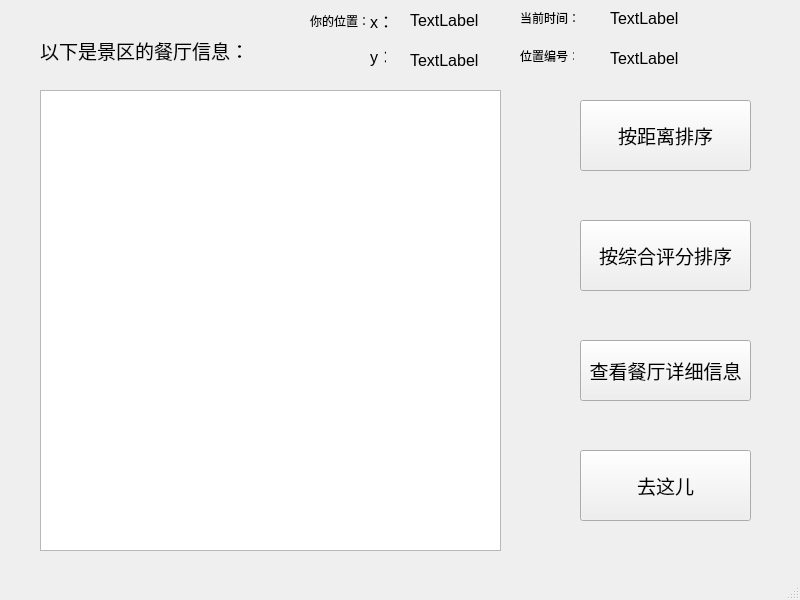
<?xml version="1.0" encoding="UTF-8"?>
<ui version="4.0">
 <class>Renut</class>
 <widget class="QMainWindow" name="Renut">
  <property name="geometry">
   <rect>
    <x>0</x>
    <y>0</y>
    <width>800</width>
    <height>600</height>
   </rect>
  </property>
  <property name="windowTitle">
   <string>MainWindow</string>
  </property>
  <widget class="QWidget" name="centralwidget">
   <widget class="QLabel" name="label">
    <property name="geometry">
     <rect>
      <x>40</x>
      <y>20</y>
      <width>441</width>
      <height>61</height>
     </rect>
    </property>
    <property name="font">
     <font>
      <family>Arial</family>
      <pointsize>14</pointsize>
     </font>
    </property>
    <property name="text">
     <string>以下是景区的餐厅信息：</string>
    </property>
   </widget>
   <widget class="QPushButton" name="sort_len">
    <property name="geometry">
     <rect>
      <x>580</x>
      <y>100</y>
      <width>171</width>
      <height>71</height>
     </rect>
    </property>
    <property name="font">
     <font>
      <family>Arial</family>
      <pointsize>14</pointsize>
     </font>
    </property>
    <property name="text">
     <string>按距离排序</string>
    </property>
   </widget>
   <widget class="QPushButton" name="sort_comm">
    <property name="geometry">
     <rect>
      <x>580</x>
      <y>220</y>
      <width>171</width>
      <height>71</height>
     </rect>
    </property>
    <property name="font">
     <font>
      <family>Arial</family>
      <pointsize>14</pointsize>
     </font>
    </property>
    <property name="text">
     <string>按综合评分排序</string>
    </property>
   </widget>
   <widget class="QPushButton" name="go">
    <property name="geometry">
     <rect>
      <x>580</x>
      <y>450</y>
      <width>171</width>
      <height>71</height>
     </rect>
    </property>
    <property name="font">
     <font>
      <family>Arial</family>
      <pointsize>14</pointsize>
     </font>
    </property>
    <property name="text">
     <string>去这儿</string>
    </property>
   </widget>
   <widget class="QPushButton" name="look_info">
    <property name="geometry">
     <rect>
      <x>580</x>
      <y>340</y>
      <width>171</width>
      <height>61</height>
     </rect>
    </property>
    <property name="font">
     <font>
      <family>Arial</family>
      <pointsize>14</pointsize>
     </font>
    </property>
    <property name="text">
     <string>查看餐厅详细信息</string>
    </property>
   </widget>
   <widget class="QListWidget" name="renut">
    <property name="geometry">
     <rect>
      <x>40</x>
      <y>90</y>
      <width>461</width>
      <height>461</height>
     </rect>
    </property>
   </widget>
   <widget class="QLabel" name="label_2">
    <property name="geometry">
     <rect>
      <x>310</x>
      <y>10</y>
      <width>61</width>
      <height>21</height>
     </rect>
    </property>
    <property name="text">
     <string>你的位置：</string>
    </property>
   </widget>
   <widget class="QLabel" name="label_3">
    <property name="geometry">
     <rect>
      <x>370</x>
      <y>10</y>
      <width>31</width>
      <height>21</height>
     </rect>
    </property>
    <property name="font">
     <font>
      <family>Arial</family>
      <pointsize>12</pointsize>
     </font>
    </property>
    <property name="text">
     <string>x：</string>
    </property>
   </widget>
   <widget class="QLabel" name="label_4">
    <property name="geometry">
     <rect>
      <x>410</x>
      <y>10</y>
      <width>101</width>
      <height>21</height>
     </rect>
    </property>
    <property name="font">
     <font>
      <family>Arial</family>
      <pointsize>12</pointsize>
     </font>
    </property>
    <property name="text">
     <string>TextLabel</string>
    </property>
   </widget>
   <widget class="QLabel" name="label_5">
    <property name="geometry">
     <rect>
      <x>370</x>
      <y>40</y>
      <width>16</width>
      <height>31</height>
     </rect>
    </property>
    <property name="font">
     <font>
      <family>Arial</family>
      <pointsize>12</pointsize>
     </font>
    </property>
    <property name="text">
     <string>y：</string>
    </property>
   </widget>
   <widget class="QLabel" name="label_6">
    <property name="geometry">
     <rect>
      <x>410</x>
      <y>50</y>
      <width>101</width>
      <height>20</height>
     </rect>
    </property>
    <property name="font">
     <font>
      <family>Arial</family>
      <pointsize>12</pointsize>
     </font>
    </property>
    <property name="text">
     <string>TextLabel</string>
    </property>
   </widget>
   <widget class="QLabel" name="label_7">
    <property name="geometry">
     <rect>
      <x>520</x>
      <y>10</y>
      <width>71</width>
      <height>16</height>
     </rect>
    </property>
    <property name="text">
     <string>当前时间：</string>
    </property>
   </widget>
   <widget class="QLabel" name="label_8">
    <property name="geometry">
     <rect>
      <x>610</x>
      <y>10</y>
      <width>101</width>
      <height>16</height>
     </rect>
    </property>
    <property name="font">
     <font>
      <family>Arial</family>
      <pointsize>12</pointsize>
     </font>
    </property>
    <property name="text">
     <string>TextLabel</string>
    </property>
   </widget>
   <widget class="QLabel" name="label_9">
    <property name="geometry">
     <rect>
      <x>520</x>
      <y>50</y>
      <width>54</width>
      <height>12</height>
     </rect>
    </property>
    <property name="text">
     <string>位置编号：</string>
    </property>
   </widget>
   <widget class="QLabel" name="label_10">
    <property name="geometry">
     <rect>
      <x>610</x>
      <y>50</y>
      <width>91</width>
      <height>16</height>
     </rect>
    </property>
    <property name="font">
     <font>
      <family>Arial</family>
      <pointsize>12</pointsize>
     </font>
    </property>
    <property name="text">
     <string>TextLabel</string>
    </property>
   </widget>
  </widget>
  <widget class="QMenuBar" name="menubar">
   <property name="geometry">
    <rect>
     <x>0</x>
     <y>0</y>
     <width>800</width>
     <height>23</height>
    </rect>
   </property>
  </widget>
  <widget class="QStatusBar" name="statusbar"/>
 </widget>
 <resources/>
 <connections/>
</ui>
